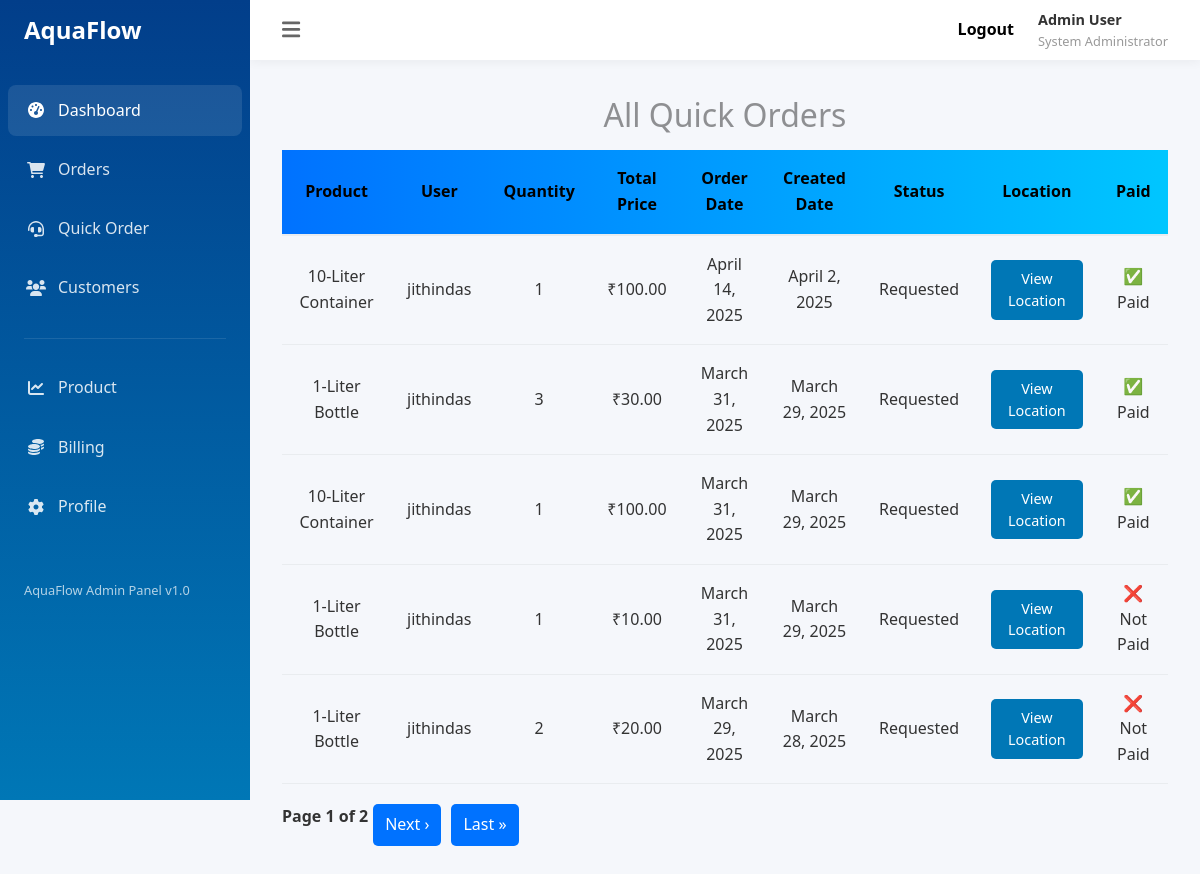
/all_quick_payment/, run on the app's committed database.
### app/models.py (models this page shows, shortened)
class Quick_Order(models.Model):
    STATUS_CHOICES = (
        ('Requested', 'Requested'),
        ('Pending', 'Pending'),
        ('Delivered', 'Delivered'),
        ('Cancelled', 'Cancelled'),
    )
    customer = models.ForeignKey(User, on_delete=models.CASCADE)
    product = models.ForeignKey(Product, on_delete=models.CASCADE)
    quantity = models.PositiveIntegerField()
    total_price = models.DecimalField(max_digits=10, decimal_places=2, blank=True, null=True)
    order_date = models.DateField()
    created_date = models.DateField(auto_now_add=True, null=True, blank=True)
    status = models.CharField(max_length=20, choices=STATUS_CHOICES, default='Requested')
    location_url = models.URLField(blank=True, null=True)
    is_paid = models.BooleanField(default=False)

class Product(models.Model):
    size = models.CharField(max_length=100)
    price = models.DecimalField(max_digits=10, decimal_places=2)
    description = models.TextField(null=True,blank=True)

### app/views.py (the view)
# urls.py: path('all_quick_payment/', All_Quick_Payments_View.as_view(), name='all_quick_payment'),
class All_Quick_Payments_View(View):
    def get(self, request, *args, **kwargs):
        data = Quick_Order.objects.all().order_by('-id')
        paginator = Paginator(data, 5)
        page_number = request.GET.get('page')
        page_obj = paginator.get_page(page_number)
        return render(request, 'all_quick_payments.html', {'page_obj': page_obj})

### app/templates/all_quick_payments.html (shortened to what this page needs)
{% extends 'admin.html' %}
{% block content %}
<h2 class="my-3 text_h">All Quick Orders</h2>
{% if page_obj %}
<table>
    <thead class="table_head">
        <tr>
            <th>Product</th>
            <th>User</th>
            <th>Quantity</th>
            <th>Total Price</th>
            <th>Order Date</th>
            <th>Created Date</th>
            <th>Status</th>
            <th>Location</th>
            <th>Paid</th>
        </tr>
    </thead>
    <tbody>
        {% for order in page_obj %}
        <tr>
            <td>{{ order.product.size }}</td>
            <td>{{ order.customer }}</td>
            <td>{{ order.quantity }}</td>
            <td>₹{{ order.total_price }}</td>
            <td>{{ order.order_date }}</td>
            <td>{{ order.created_date }}</td>
            <td>{{ order.status }}</td>
            <td>
                {% if order.location_url %}
                    <a class="btn btn-primary" href="{{ order.location_url }}" target="_blank">View Location</a>
                {% else %}
                    N/A
                {% endif %}
            </td>
            <td>{% if order.is_paid %}✅ Paid{% else %}❌ Not Paid{% endif %}</td>
        </tr>
        {% empty %}
        <tr>
            <td colspan="9">No quick orders found.</td>
        </tr>
        {% endfor %}
    </tbody>
</table>
<div class="pagination">
    <span>Page {{ page_obj.number }} of {{ page_obj.paginator.num_pages }}</span>
    {% if page_obj.has_next %}
        <a href="?page={{ page_obj.next_page_number }}">Next ›</a>
        <a href="?page={{ page_obj.paginator.num_pages }}">Last »</a>
    {% endif %}
</div>
{% endif %}
{% endblock %}

### app/templates/admin.html (style rules this page uses)
:root { --primary-color: #0077b6; --secondary-color: #90e0ef; --accent-color: #00b4d8; --light-color: #caf0f8; --dark-color: #023e8a; --success-color: #28a745; --warning-color: #ffc107; --danger-color: #dc3545; --gray-light: #f8f9fa; --gray-medium: #e9ecef; --gray-dark: #343a40; --sidebar-width: 250px; --header-height: 60px; }
* { margin: 0; padding: 0; box-sizing: border-box; font-family: 'Segoe UI', Tahoma, Geneva, Verdana, sans-serif; }
body { background-color: #f5f7fb; color: #333; line-height: 1.6; display: flex; min-height: 100vh; }
.btn { padding: 0.5rem 1rem; border-radius: 5px; font-weight: 500; cursor: pointer; transition: all 0.3s ease; border: none; font-size: 0.9rem; }
.btn-primary { background-color: var(--primary-color); color: white; }
table { width: 100%; border-collapse: collapse; }
th, td { padding: 1rem; text-align: left; }
thead { background-color: var(--gray-light); }
th { font-weight: 600; color: #666; border-bottom: 2px solid var(--gray-medium); }
td { border-bottom: 1px solid var(--gray-medium); }

### app/templates/all_quick_payments.html (style rules this page uses)
.table_head { background: linear-gradient(to left, #00c6ff, #0072ff); }
thead th { color: black; text-align: center; }
tbody td { text-align: center; }
.text_h { color: rgba(0, 0, 0, 0.418); text-align: center; }
.pagination { text-align: center; margin-top: 20px; }
.pagination a { text-decoration: none; padding: 8px 12px; margin: 0 5px; border-radius: 5px; background: #0072ff; color: white; }
.pagination span { font-weight: bold; }

### data on the page
Quick_Order: product.size "10-Liter Container", customer "jithindas", quantity "1", total_price "100.00", order_date "April 14, 2025", created_date "April 2, 2025", status "Requested", is_paid "✅ Paid"
Quick_Order: product.size "1-Liter Bottle", customer "jithindas", quantity "3", total_price "30.00", order_date "March 31, 2025", created_date "March 29, 2025", status "Requested", is_paid "✅ Paid"
Quick_Order: product.size "10-Liter Container", customer "jithindas", quantity "1", total_price "100.00", order_date "March 31, 2025", created_date "March 29, 2025", status "Requested", is_paid "✅ Paid"
Quick_Order: product.size "1-Liter Bottle", customer "jithindas", quantity "1", total_price "10.00", order_date "March 31, 2025", created_date "March 29, 2025", status "Requested", is_paid "❌ Not Paid"
Quick_Order: product.size "1-Liter Bottle", customer "jithindas", quantity "2", total_price "20.00", order_date "March 29, 2025", created_date "March 28, 2025", status "Requested", is_paid "❌ Not Paid"

### other printed values
{{ page_obj.number }} "1"
{{ page_obj.paginator.num_pages }} "2"
